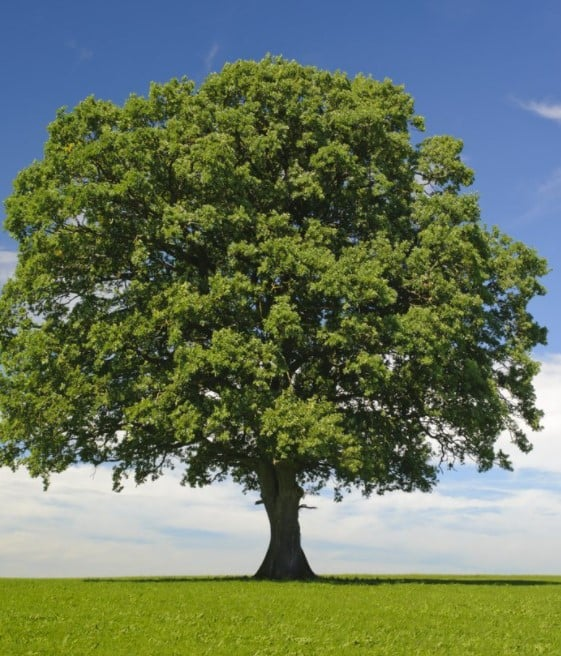
#> input picture pic1.jpg, 561 x 656 px
$ python main.py
#> lines starting #> are read from the running program, lines starting #| are printed output that depends on the picture
import matplotlib.pyplot as plt
from sklearn.cluster import KMeans
import numpy as np
import math

def distance(point1, point2):
	return math.sqrt((point1[0]-point2[0])*(point1[0]-point2[0]) + (point1[1]-point2[1])*(point1[1]-point2[1]) + (point1[2]-point2[2])*(point1[2]-point2[2]))

img = plt.imread("pic1.jpg")
#> img is the input picture: shape (656, 561, 3); mean R, G, B 103.5, 117.6, 93.9

width = img.shape[1]
#> width = 561
height = img.shape[0]
#> height = 656

img = img.reshape(width*height, 3)

# print(img.shape)
kmeans = KMeans(n_clusters=4, random_state=0).fit(img)
labels = kmeans.labels_
clusters  = kmeans.cluster_centers_
#> clusters = [[116.9, 129.6, 48.45], [204.1, 209.5, 209.7], [87.83, 119.6, 170.2], [48.32, 56.99, 27.64]]

error_value = 0
for i in range(len(img)):
	error_value += distance(img[i], clusters[labels[i]])
#> this loop made 368016 passes
#> error_value on passes 1 to 3: 39.22, 78.44, 117.7
#> after the loop, error_value = 10498583.1

# print(error_value)

# print(len(clusters))

with open("chart_error.txt", "a") as file:
	file.write(str(int(error_value)))
	file.write("\n")

with open("chart_clusters.txt", "a") as file:
	file.write(str(len(clusters)))
	file.write("\n")

new_img = np.zeros_like(img)

for i in range(len(new_img)):
	new_img[i] = clusters[labels[i]]

img2 = new_img.reshape(height, width, 3)
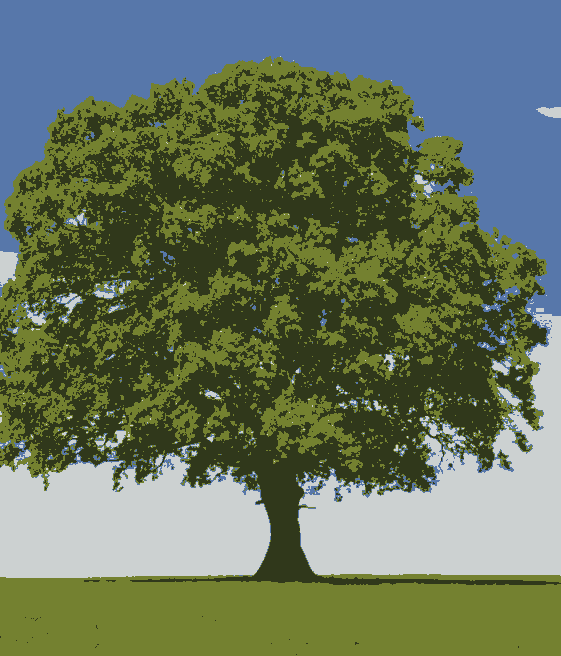
#> img2: shape (656, 561, 3); mean of channels 0, 1, 2 102.9, 116.9, 93.4; drawn as R, G, B

plt.imshow(img2)
plt.show()

$ run again, with pic2.jpg copied over pic1.jpg
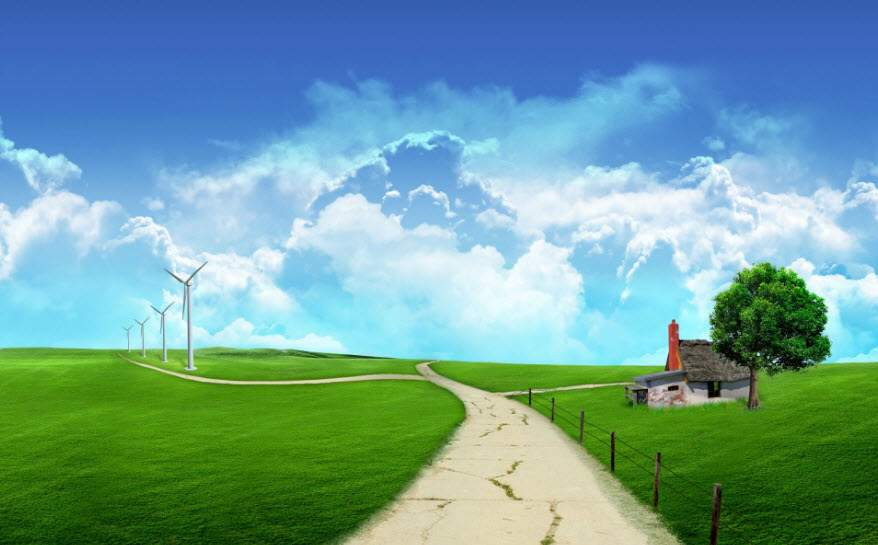
#> input picture pic2.jpg, 878 x 545 px
#> img is the input picture: shape (545, 878, 3); mean R, G, B 110.9, 159.8, 156.7
#> clusters = [[137.3, 204, 229.9], [59.86, 114.4, 18.03], [67.12, 116.8, 194.1], [207.6, 228.4, 228.4]]
#> the loop `for i in range(len(img)):` made 478510 passes
#> error_value on passes 1 to 3: 32.39, 64.78, 97.18
#> after the loop `for i in range(len(img)):`: error_value = 16123980.4
#> `img2 = new_img.reshape(height, width, 3)`:
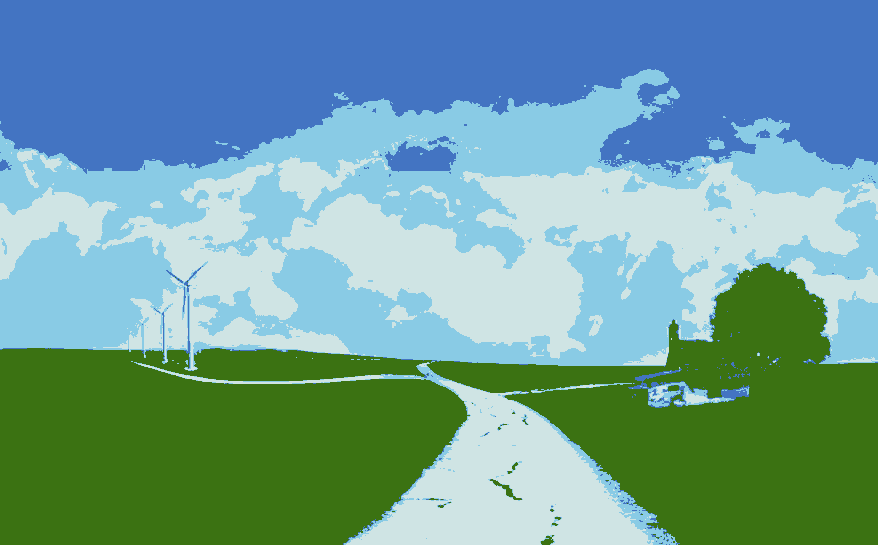
#> img2: shape (545, 878, 3); mean of channels 0, 1, 2 110.5, 159.2, 156.4; drawn as R, G, B

$ run again, with pic2_clus.jpg copied over pic1.jpg
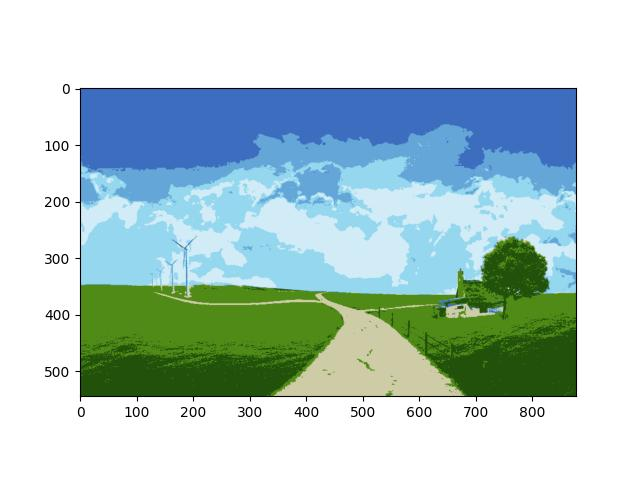
#> input picture pic2_clus.jpg, 640 x 480 px
#> img is the input picture: shape (480, 640, 3); mean R, G, B 181.1, 205.1, 203.6
#> clusters = [[166.2, 212.7, 220.5], [58.2, 108.2, 20.2], [250.2, 252.9, 254], [74.02, 126.8, 197.5]]
#> the loop `for i in range(len(img)):` made 307200 passes
#> error_value on passes 1 to 3: 5.33, 10.67, 16
#> after the loop `for i in range(len(img)):`: error_value = 6717653.7
#> `img2 = new_img.reshape(height, width, 3)`:
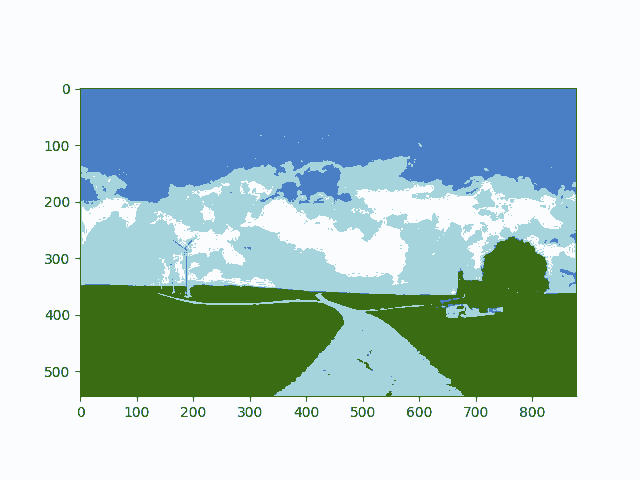
#> img2: shape (480, 640, 3); mean of channels 0, 1, 2 180.8, 204.4, 202.9; drawn as R, G, B
